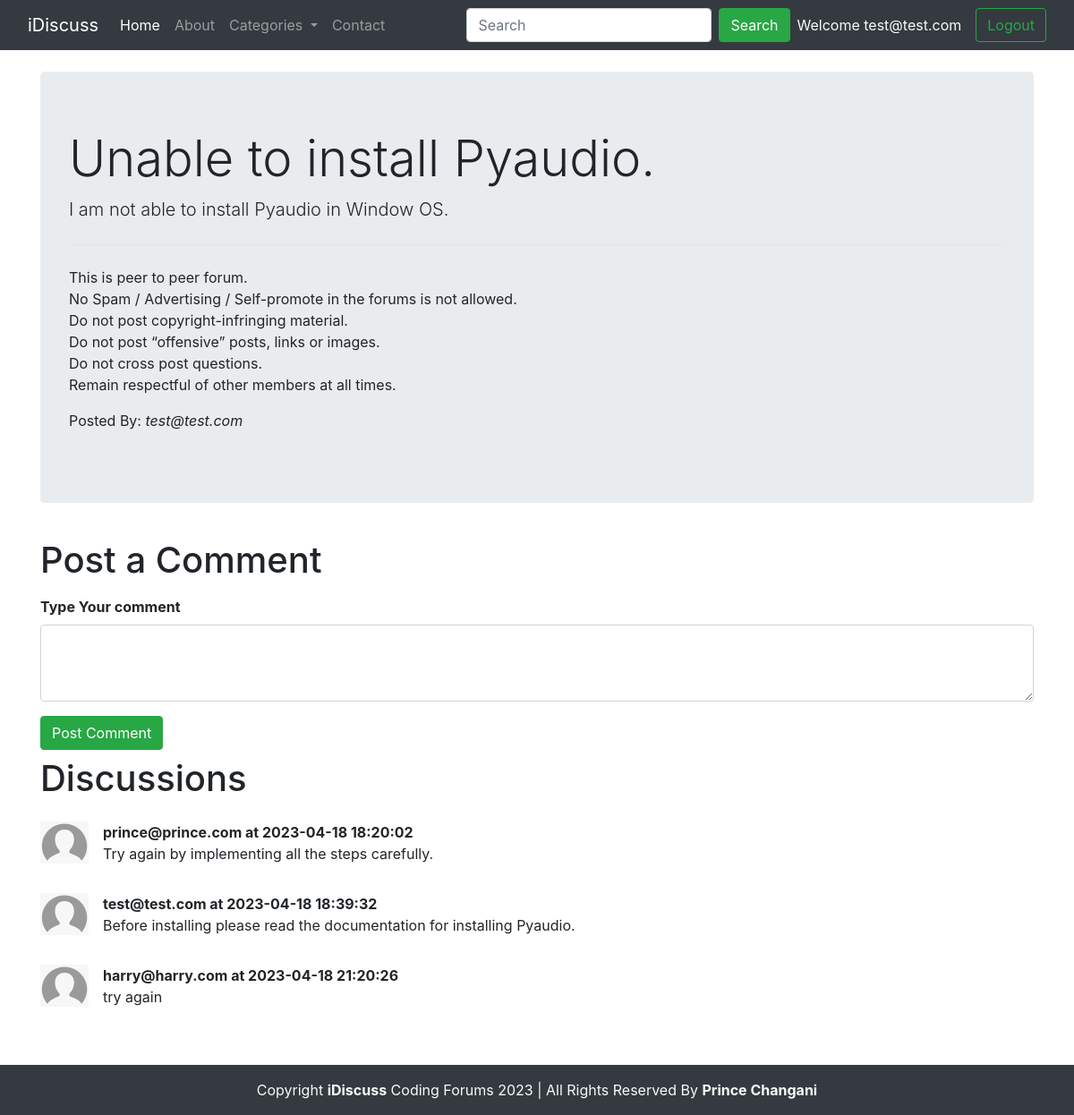
The app's page /thread.php?threadid=1 (signed in) with its own data.
### tables this page shows
CREATE TABLE `threads` (
  `thread_id` int(7) NOT NULL,
  `thread_title` varchar(255) NOT NULL,
  `thread_desc` text NOT NULL,
  `thread_cat_id` int(7) NOT NULL,
  `thread_user_id` int(7) NOT NULL,
  `timestamp` datetime NOT NULL DEFAULT current_timestamp()
);

CREATE TABLE `users` (
  `sno` int(8) NOT NULL,
  `user_email` varchar(30) NOT NULL,
  `user_pass` varchar(255) NOT NULL,
  `timestamp` datetime NOT NULL
);

CREATE TABLE `comments` (
  `comment_id` int(8) NOT NULL,
  `comment_content` text NOT NULL,
  `thread_id` int(8) NOT NULL,
  `comment_by` int(8) NOT NULL,
  `comment_time` datetime NOT NULL DEFAULT current_timestamp()
);

### thread.php (the view, shortened to what this page needs)
<!doctype html>
<html lang="en">
<head>
    <link href="https://cdn.jsdelivr.net/npm/bootstrap@5.3.0-alpha3/dist/css/bootstrap.min.css" rel="stylesheet"
>
    <link rel="stylesheet" href="https://cdn.jsdelivr.net/npm/bootstrap@4.6.2/dist/css/bootstrap.min.css"
>
</head>
<body>
    <?php
        include 'partials/_dbconnect.php';
        include 'partials/_header.php';
    ?>
    <?php
        $id = $_GET['threadid'];
        $sql = "SELECT * FROM `threads` WHERE thread_id=$id";
        $result = mysqli_query($conn, $sql);
        while($row = mysqli_fetch_assoc($result))
        {
            $title = $row['thread_title'];
            $desc = $row['thread_desc'];
            $thread_user_id = $row['thread_user_id'];
            $sql2 = "SELECT user_email FROM `users` WHERE sno='$thread_user_id'";
            $result2 = mysqli_query($conn, $sql2);
            $row2 = mysqli_fetch_assoc($result2);
            $posted_by = $row2['user_email'];
        }
    ?>
    <div class="container my-4">
        <div class="jumbotron">
            <h1 class="display-4 "><?php echo $title; ?></h1>
            <p class="lead"><?php echo $desc; ?></p>
            <hr class="my-4">
            <p>
                This is peer to peer forum.
                <br>No Spam / Advertising / Self-promote in the forums is not allowed.
                <br>Do not post copyright-infringing material.
                <br>Do not post “offensive” posts, links or images.
                <br>Do not cross post questions.
                <br>Remain respectful of other members at all times.
            </p>
            <p>Posted By: <em><?php echo $posted_by; ?></em></p>
        </div>
    </div>
    <?php
        if(isset($_SESSION['loggedin']) && $_SESSION['loggedin']==true)
        {
            echo '
                <div class="container">
                    <h1 class="py-2">Post a Comment</h1>
                    <form action="' . $_SERVER['REQUEST_URI'] . '" method="POST">
                        <div class="form-group">
                            <label for="comment" class="fw-bold">Type Your comment</label>
                            <textarea class="form-control" id="comment" name="comment" rows="3"></textarea>
                            <input type="hidden" name="sno" value="' . $_SESSION['sno'] . '" >
                        </div>
                        <button type="submit" class="btn btn-success">Post Comment</button>
                    </form>
                </div>
                ';
        }
    ?>
    <div class="container mb-5">
        <h1 class="py-2">Discussions</h1>
        <?php
            $id = $_GET['threadid'];
            $sql = "SELECT * FROM `comments` WHERE thread_id=$id";
            $result = mysqli_query($conn, $sql);
            while($row = mysqli_fetch_assoc($result))
            {
                $content = $row['comment_content'];
                $comment_time = $row['comment_time'];
                $thread_user_id = $row['comment_by'];
                $sql2 = "SELECT user_email FROM `users` WHERE sno='$thread_user_id'";
                $result2 = mysqli_query($conn, $sql2);
                $row2 = mysqli_fetch_assoc($result2);
                $user = $row2['user_email'];
                echo '  <div class="media my-3">
                <img src="img/userdefault.png" width="54px" class="mr-3" alt="...">
                <div class="media-body">
                    <p class="font-weight-bold my-0">'.$user.' at '.$comment_time.'</p>
                    <p>'.$content.'</p>
                </div>
                </div>
                ';
            }
        ?>
    </div>
    <?php
        include 'partials/_footer.php';
    ?>
</body>
</html>

### records on screen
threads: thread_title "Unable to install Pyaudio.", thread_desc "I am not able to install Pyaudio in Window OS."
users: user_email "test@test.com"
comments: users.user_email "prince@prince.com", comment_time "2023-04-18 18:20:02", comment_content "Try again by implementing all the steps carefully."
comments: users.user_email "test@test.com", comment_time "2023-04-18 18:39:32", comment_content "Before installing please read the documentation for installing Pyaudio."
comments: users.user_email "harry@harry.com", comment_time "2023-04-18 21:20:26", comment_content "try again"

### other values on screen
$_SESSION['useremail'] "test@test.com"
